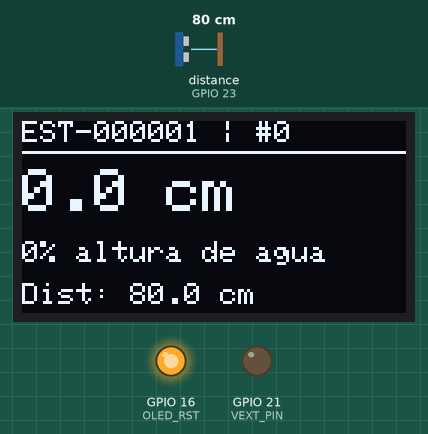
This sketch was run on a simulated ESP32. On the bench: 128×64 one-colour display, output pins drawn as LEDs (lit = HIGH). Wiring (inferred from the names in the program): ultrasonic range finder: trigger GPIO 13; echo GPIO 23. The test bench sets the inputs (shaded band); at power-on: distance to the obstacle (sensor on GPIO 23) 80 cm. The echo pulse lasts 58.3 µs per cm; random numbers use the default seed unless the sketch sets one; no radio packets arrive unless stated; pins used as bus, display or sensor lines are not drawn; what the sketch prints to the serial monitor is not drawn.

Above: at 1.8 s.
1.9 s: distance to the obstacle (sensor on GPIO 23) set to 22 cm
At 3.2 s:
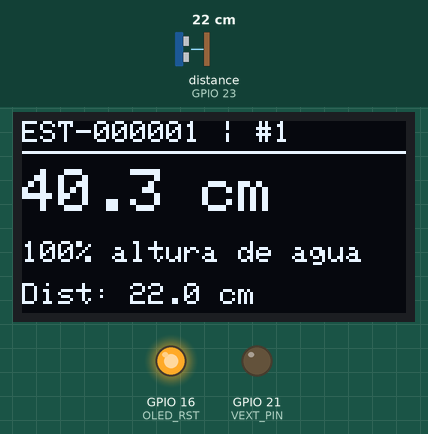
5.2 s: distance to the obstacle (sensor on GPIO 23) set to 18 cm
At 7.5 s:
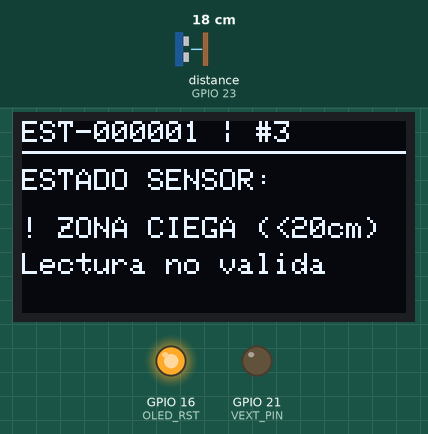
8.5 s: distance to the obstacle (sensor on GPIO 23) set to 35 cm
At 11.7 s:
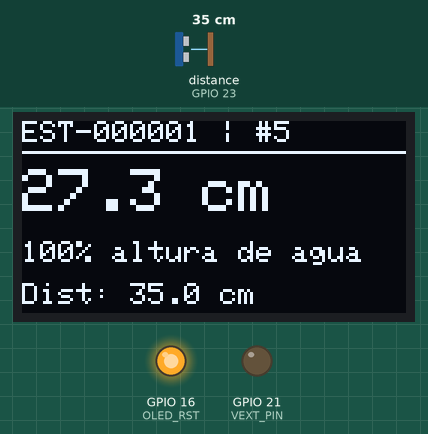
Timing chart, 0 to 13.2 s (numbered marks = the images above; inputs shaded):
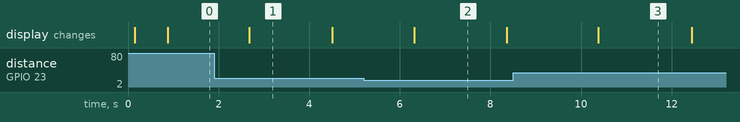

Measured:
- the behaviour switches between 21 and 20 cm on distance to the obstacle (sensor on GPIO 23) (found by bisection; images 1 and 2)
- what the display in image 1 shows lasts 1.8 s, from 2.7 s to 4.5 s
- what the display in image 2 shows lasts 2.1 s, from 6.3 s to 8.4 s

The sketch:

Estacion_Cubeta.ino
```cpp
#include <SPI.h>
#include <LoRa.h>
#include <Wire.h>
#include <Adafruit_GFX.h>
#include <Adafruit_SSD1306.h>

// ===================================================================
// 1. CONFIGURACIÓN DE LA ESTACIÓN (CAMBIA EL ID PARA CADA PLACA)
// ===================================================================
const String NODE_ID = "EST-613D1618021DBA1F"; // Serie técnica de EST-000001 en la aplicación nueva.
const char* ETIQUETA = "EST-000001";
const float SENSOR_A_FONDO_CM = 62.3f;
const float ALTURA_AGUA_CM = 16.0f;
const int   INTERVALO_REFRESCO = 1500;     // Envío cada 1.5 seg (+ jitter aleatorio)
const float DISTANCIA_MIN_CM   = 20.0;     // Zona ciega: no permite garantizar detección de desborde
const float DISTANCIA_MAX_CM   = 600.0;    // Límite máximo 6.0 metros (600 cm)

// Pines del Sensor Ultrasónico AJ-SR04M en modo TRIG/ECHO (no UART)
const int trigPin = 13;
const int echoPin = 23;

// Pines Placa Heltec LoRa 32 V2
#define VEXT_PIN 21
#define SCREEN_WIDTH 128
#define SCREEN_HEIGHT 64
#define OLED_SDA 4
#define OLED_SCL 15
#define OLED_RST 16

// Objeto de pantalla OLED integrado
Adafruit_SSD1306 display(SCREEN_WIDTH, SCREEN_HEIGHT, &Wire, OLED_RST);

#define LORA_SCK 5
#define LORA_MISO 19
#define LORA_MOSI 27
#define LORA_CS 18
#define LORA_RST 14
#define LORA_DIO0 26
#define BAND 915E6 // Frecuencia LoRa 915 MHz

unsigned long packetCounter = 0;

enum DiagnosticoSensor {
  DIAG_OK,
  DIAG_SIN_RESPUESTA,  // Cable suelto, desconectado o sin 5V/GND
  DIAG_ECHO_BLOQUEADO, // Cortocircuito o pin Echo pegado en HIGH
  DIAG_FUERA_DE_RANGO, // Más de 6.0 metros o sin rebote
  DIAG_ZONA_CIEGA      // Eco corto: lectura no utilizable
};

// Medición individual con timeout ajustado a 6 metros (~36000 microsegundos)
DiagnosticoSensor tomarMuestraIndividual(float &dist) {
  // 1. Echo alto antes del disparo: señal ocupada o bloqueada; no prueba un corto.
  if (digitalRead(echoPin) == HIGH) {
    return DIAG_ECHO_BLOQUEADO;
  }

  // 2. Pulso de disparo de 10 microsegundos en Trig
  digitalWrite(trigPin, LOW);
  delayMicroseconds(4);
  digitalWrite(trigPin, HIGH);
  delayMicroseconds(20);
  digitalWrite(trigPin, LOW);

  // 3. Medir duración del pulso de Echo (límite 36000 us = ~6.1 metros)
  unsigned long duracion = pulseIn(echoPin, HIGH, 36000);

  // Un timeout no permite distinguir cable desconectado de ausencia de eco.
  if (duracion == 0) {
    // Si Echo sigue en HIGH, el sensor sí respondió pero el eco superó los 6 metros
    if (digitalRead(echoPin) == HIGH) {
      unsigned long t0 = millis();
      while (digitalRead(echoPin) == HIGH && (millis() - t0 < 45)) {
        delayMicroseconds(100);
      }
      return DIAG_FUERA_DE_RANGO; // "SIN_ECO" (> 6.0 m)
    } else {
      // Si Echo está en LOW, el sensor no respondió (desconectado o sin 5V/GND)
      return DIAG_SIN_RESPUESTA;  // Se transmite SIN_ECO, sin afirmar una causa física.
    }
  }

  dist = (duracion * 0.0343) / 2.0;

  if (dist < DISTANCIA_MIN_CM) {
    dist = DISTANCIA_MIN_CM;
    return DIAG_ZONA_CIEGA; // "MUY_CERCA" (<= 20 cm / Zona Ciega / Desborde Inminente)
  }
  if (dist > DISTANCIA_MAX_CM) {
    return DIAG_FUERA_DE_RANGO; // "SIN_ECO" (> 6.0 m)
  }

  return DIAG_OK;
}

// Filtro rápido de 3 muestras
DiagnosticoSensor leerSensorFiltrado(float &distanciaFinal) {
  float validas[3];
  int conteoOk = 0;
  int conteoZonaCiega = 0;
  DiagnosticoSensor ultimoFallo = DIAG_SIN_RESPUESTA;

  for (int i = 0; i < 3; i++) {
    float d = 0.0;
    DiagnosticoSensor res = tomarMuestraIndividual(d);
    if (res == DIAG_OK) {
      validas[conteoOk] = d;
      conteoOk++;
    } else if (res == DIAG_ZONA_CIEGA) {
      conteoZonaCiega++;
      ultimoFallo = res;
    } else {
      ultimoFallo = res;
    }
    delay(65);
  }

  // Si hubo detección en zona ciega (<= 20 cm) y ninguna distancia > 20cm válida:
  // Eco demasiado corto: no inferir nivel ni causa física.
  if (conteoZonaCiega > 0 && conteoOk == 0) {
    distanciaFinal = DISTANCIA_MIN_CM;
    return DIAG_ZONA_CIEGA;
  }

  if (conteoOk > 0) {
    // Mediana: rechazar un eco aislado cuando hay tres muestras.
    for (int i = 0; i < conteoOk; i++)
      for (int j = i + 1; j < conteoOk; j++)
        if (validas[j] < validas[i]) { float aux = validas[i]; validas[i] = validas[j]; validas[j] = aux; }
    if (conteoOk < 2) { distanciaFinal = 0; return DIAG_SIN_RESPUESTA; }
    distanciaFinal = conteoOk == 3 ? validas[1] : (validas[0] + validas[1]) / 2.0;
    return DIAG_OK;
  }

  if (ultimoFallo == DIAG_ZONA_CIEGA) {
    distanciaFinal = DISTANCIA_MIN_CM;
  } else {
    distanciaFinal = 0.0;
  }
  return ultimoFallo;
}

void setup() {
  Serial.begin(115200);

  // PULLDOWN en Echo: Si desconectas los cables, el pin queda firmemente en 0V
  pinMode(trigPin, OUTPUT);
  pinMode(echoPin, INPUT_PULLDOWN);
  digitalWrite(trigPin, LOW);

  // Encender pantalla OLED integrada
  pinMode(VEXT_PIN, OUTPUT);
  digitalWrite(VEXT_PIN, LOW);
  delay(50);

  pinMode(OLED_RST, OUTPUT);
  digitalWrite(OLED_RST, LOW);
  delay(20);
  digitalWrite(OLED_RST, HIGH);

  Wire.begin(OLED_SDA, OLED_SCL);
  Wire.setClock(400000);
  display.begin(SSD1306_SWITCHCAPVCC, 0x3C);
  display.clearDisplay();
  display.setTextColor(WHITE);
  display.setTextSize(1);
  display.setCursor(0, 10);
  display.println("INICIANDO NODO...");
  display.println(ETIQUETA);
  display.display();

  // Iniciar módulo LoRa
  SPI.begin(LORA_SCK, LORA_MISO, LORA_MOSI, LORA_CS);
  LoRa.setPins(LORA_CS, LORA_RST, LORA_DIO0);

  if (!LoRa.begin(BAND)) {
    Serial.println(F("Error al iniciar LoRa en Transmisor"));
    display.clearDisplay();
    display.setCursor(0, 20);
    display.println("Falla LoRa!");
    display.display();
    while (1);
  }

  LoRa.setSpreadingFactor(7);
  LoRa.setSignalBandwidth(125E3);
  LoRa.setCodingRate4(5);
  LoRa.setSyncWord(0x12);
  LoRa.enableCrc();
  LoRa.setTxPower(17);
  delay(500);
}

void loop() {
  float distancia = 0.0;
  DiagnosticoSensor diag = leerSensorFiltrado(distancia);
  String estadoTexto = "";

  // 1. Determinar estado
  switch (diag) {
    case DIAG_OK:             estadoTexto = "OK"; break;
    case DIAG_SIN_RESPUESTA:  estadoTexto = "SIN_ECO"; break;
    case DIAG_ECHO_BLOQUEADO: estadoTexto = "ERR_CORTO"; break;
    case DIAG_FUERA_DE_RANGO: estadoTexto = "FUERA_RANGO"; break;
    case DIAG_ZONA_CIEGA:     estadoTexto = "MUY_CERCA"; break;
  }

  // 2. Mostrar en la pantalla OLED del Transmisor
  display.clearDisplay();
  display.setTextSize(1);
  display.setCursor(0, 0);
  display.print(ETIQUETA);
  display.print(" | #");
  display.println(packetCounter);
  display.drawLine(0, 10, 127, 10, WHITE);

  if (diag == DIAG_OK) {
    float nivel = max(0.0f, SENSOR_A_FONDO_CM - distancia);
    float porcentaje = min(100.0f, nivel / ALTURA_AGUA_CM * 100.0f);
    display.setCursor(0, 16);
    display.setTextSize(2);
    display.print(nivel, 1); display.println(" cm");
    display.setTextSize(1);
    display.setCursor(0, 40);
    display.print(porcentaje, 0); display.println("% altura de agua");
    display.setCursor(0, 54);
    display.print("Dist: "); display.print(distancia, 1); display.println(" cm");
  } else {
    display.setCursor(0, 16);
    display.println("ESTADO SENSOR:");
    display.setTextSize(1);
    display.setCursor(0, 32);
    if (diag == DIAG_SIN_RESPUESTA)       display.println("Sin eco / sin respuesta");
    else if (diag == DIAG_ECHO_BLOQUEADO) display.println("Echo bloqueado");
    else if (diag == DIAG_FUERA_DE_RANGO) display.println("Fuera de rango (>6m)");
    else if (diag == DIAG_ZONA_CIEGA) {
      display.println("! ZONA CIEGA (<20cm)");
      display.setCursor(0, 44);
      display.println("Lectura no valida");
      distancia = DISTANCIA_MIN_CM;
    }
  }
  display.display();

  // 3. Enviar por LoRa: "NODE_ID,DISTANCIA,ESTADO,NUM_PAQUETE"
  if (diag == DIAG_ZONA_CIEGA && (distancia <= 0 || distancia < DISTANCIA_MIN_CM)) {
    distancia = DISTANCIA_MIN_CM;
  }
  String paquete = NODE_ID + "," + String(distancia, 1) + "," + estadoTexto + "," + String(packetCounter);

  Serial.print(F("Tx -> "));
  Serial.println(paquete);

  LoRa.beginPacket();
  LoRa.print(paquete);
  LoRa.endPacket();

  packetCounter++;

  // Pausa con jitter aleatorio para evitar colisiones entre estaciones
  delay(INTERVALO_REFRESCO + random(0, 350));
}
```
